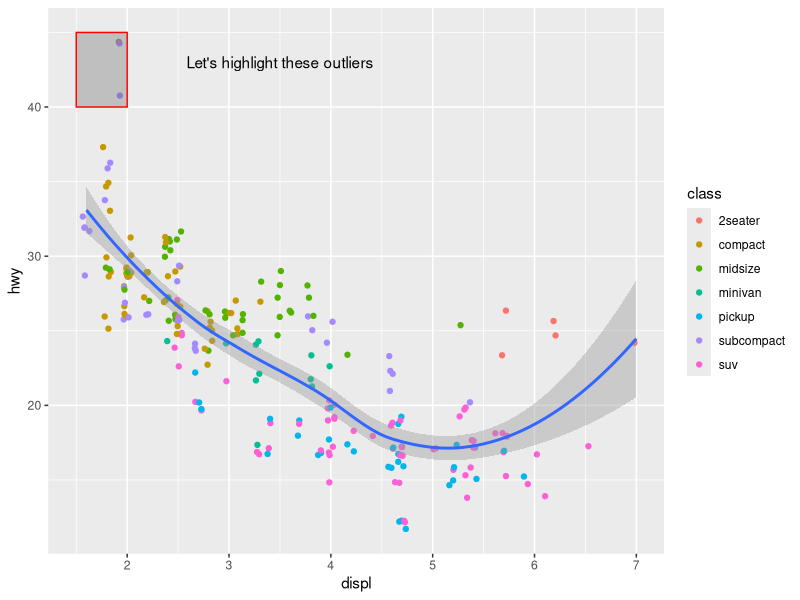
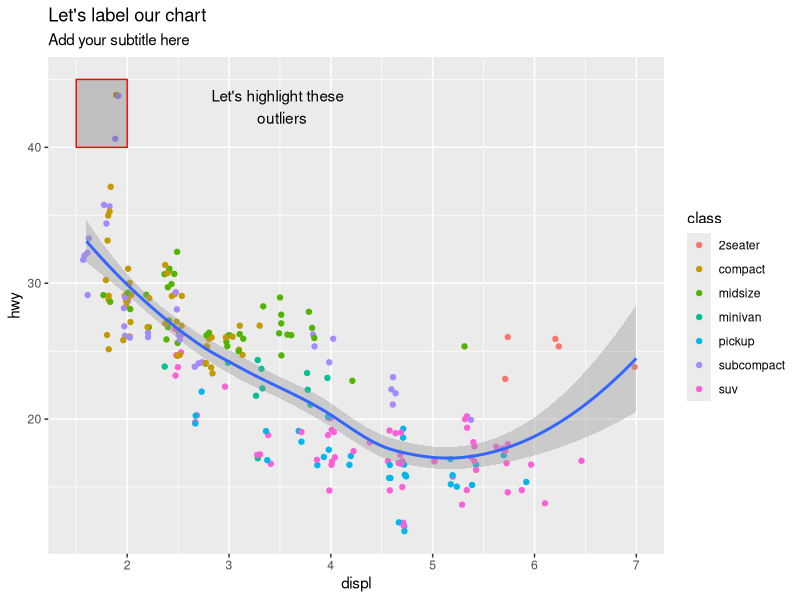

Recreate these plots in R, in order.
## ---- chunk 1
library(tidyverse)
## ---- chunk 2
ggplot(mpg,mapping=aes(x=displ,y=hwy)) + geom_jitter(mapping=aes(color=class)) + geom_smooth() + annotate("rect",xmin=1.5,xmax=2,ymin=40,ymax=45,color="red",alpha=0.3) + annotate("text",x=3.5,y=43,label="Let's highlight these outliers")
## ---- chunk 3
ggplot(mpg,mapping=aes(x=displ,y=hwy)) + geom_jitter(mapping=aes(color=class)) + geom_smooth() + annotate("rect",xmin=1.5,xmax=2,ymin=40,ymax=45,color="red",alpha=0.3) + annotate("text",x=3.5,y=43,label="Let's highlight these \n outliers") + ggtitle("Let's label our chart","Add your subtitle here")
